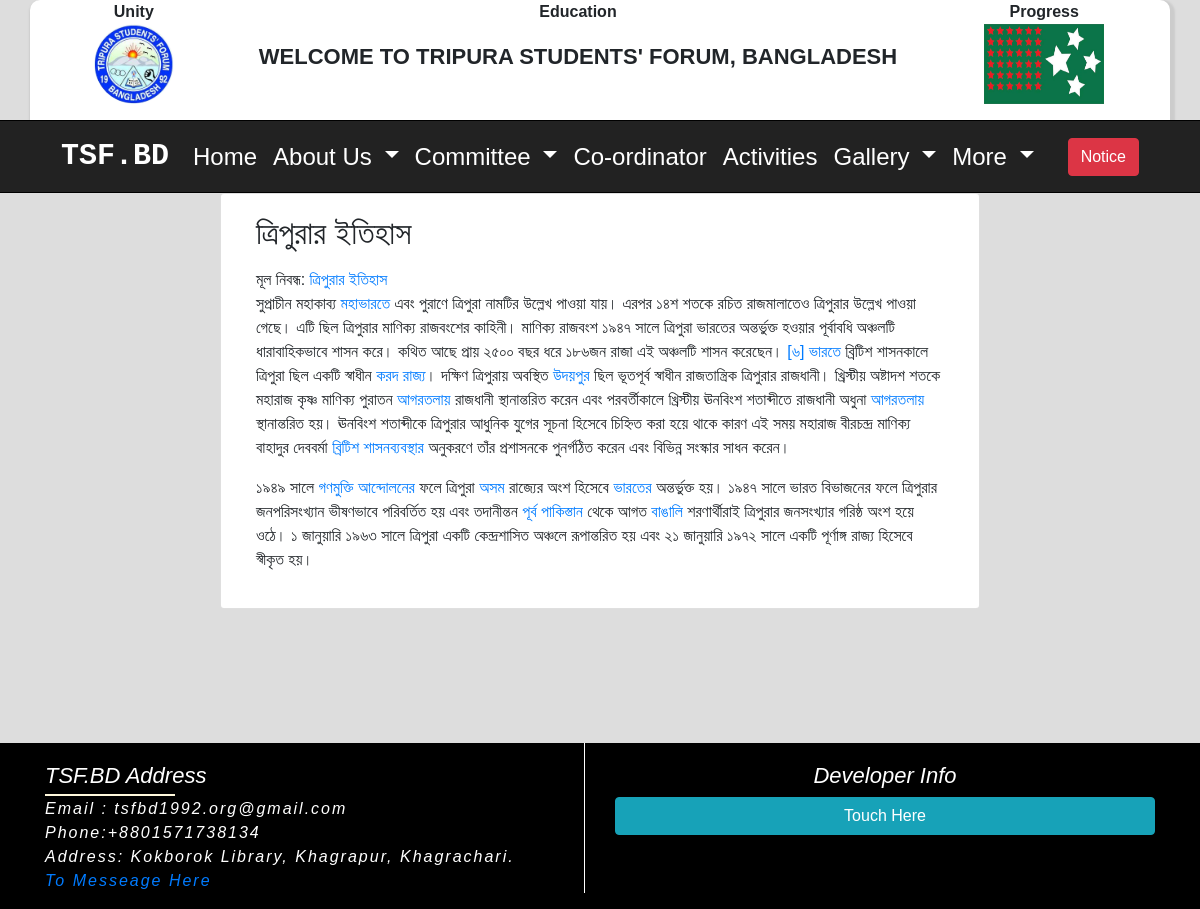
Page /about/1/ on the committed database.
### Home_app/models.py (models this page shows, shortened)
class TsfAboutSetting(models.Model):
    tsf_logo = models.ImageField(upload_to='tsf_logo', blank=True)
    tsf_flag = models.ImageField(upload_to='tsf_flag', blank=True)
    tsf_greeting = models.CharField(max_length=255, blank=True)
    country = models.CharField(max_length=255, blank=True)
    tsf_phone = models.CharField(max_length=255, blank=True)
    tsf_email = models.EmailField(max_length=255, blank=True)
    tsf_address = models.TextField(blank=True)
    tsf_about = models.TextField(blank=True)
    tsf_president_name = models.CharField(max_length=255, blank=True)
    tsf_president_photo = models.ImageField(upload_to='president_photo')
    tsf_president_title = models.CharField(max_length=255, blank=True)
    tsf_president_about = models.TextField(blank=True)
    tsf_secretary_name = models.CharField(max_length=255, blank=True)
    tsf_secretary_photo = models.ImageField(upload_to='secretary_photo')
    tsf_secretary_title = models.CharField(max_length=255, blank=True)
    tsf_secretary_about = models.TextField(blank=True)
    tsf_fb_link = models.URLField(max_length=255, blank=True)
    tsf_twitter_link = models.URLField(max_length=255, blank=True)
    tsf_instagram_link = models.URLField(max_length=255, blank=True)
    tsf_linkdin_link = models.URLField(max_length=255, blank=True)
    tsf_youtube_link = models.URLField(max_length=255, blank=True)
    class Meta:
        verbose_name_plural = "TSF ABOUT"

### About_app/models.py (models this page shows, shortened)
class About(models.Model):
    category = models.ForeignKey(Category, on_delete=models.CASCADE)
    title = models.CharField(max_length=200)
    description = RichTextUploadingField()
    class Meta:
        verbose_name_plural = "About"

### About_app/views.py (the view)
# urls.py: path('about/<int:pk>/', views.about_category_details, name='about_detail')
def about_category_details(request, pk):
     categories = Category.objects.get( pk=pk)
     categories_details = About.objects.filter(category=categories)
     context = {'categories_details': categories_details,}
     return render(request, 'about_app/about.html', context)

### About_app/context_processors.py (called while the page is built)
def about_categories(request):
    about_categories = Category.objects.all()
    return {'about_categories': about_categories }

### Home_app/context_processors.py (called while the page is built)
def about_inform(request):
    about_inform = TsfAboutSetting.objects.first()
    return {'about_inform': about_inform}

def developer_info(request):
    developer_info = DeveloperInfo.objects.first()
    return {'developer_info': developer_info}

### templates/about_app/about.html
{% extends 'home/base.html' %}
{% load static %}
{% block body %}
<section style="min-height: 550px;">
<div class="container">
    <div class="row justify-content-center">
        <div class="col-md-8 card" style="min-height: 400px;">
            <div class="card-body">
                {% for detail in categories_details %}
                <h2>{{ detail.title }}</h2>
                <p>{{ detail.description|safe }}</p>
                {% endfor %}
            </div>
        </div>
    </div>
</div>
</section>
{% endblock %}

### templates/home/banner.html
{% load static %}
<section id="banner_section">
  <div class="container logoheder">
     <div class="tsf-logo-box">
       <p  class="dignity">Unity</p>
       <img src="{{ about_inform.tsf_logo.url }}" alt="logo" class="tsf_logo_banner">
     </div>
     <div class="tsf-text-box">
       <p class="dignity">Education</p>
      <h3 class="banner_text">{{ about_inform.tsf_greeting}}, {{ about_inform.country}}</h3>
    </div>
    <div class="tsf-flag-box">
      <p  class="dignity">Progress</p>
      <img src="{{ about_inform.tsf_flag.url}}" alt="flag" class="tsf_flag_banner">
    </div>
    </div>
    </section>

### templates/home/footer.html (shortened to what this page needs)
<div class="container">
    <div class="row">
       <div class="col-md-6">
   <div class="side_left">
    <ul class="footer_list">
      <h2 class="Tsf_info">TSF.BD Address </h2>
       <li class="tsf_email"> Email : {{ about_inform.tsf_email }}</li>
       <li> Phone:{{ about_inform.tsf_phone }}</li>
       <li> Address: {{ about_inform.tsf_address }}</li>
       <li> <a href="{% url 'contact' %}">To Messeage Here</a></li>
     </ul>
   </div>
       </div>
       <div class="col-md-6">
<div class="footer_list">
  <h2 class="developer_title">Developer Info</h2>
<button type="button" class="btn btn-info btn-block" data-toggle="modal" data-target="#exampleModalCenter">
Touch Here
</button>
</div>
            </div>
    </div>
</div>

### Home_app/static/css/home.css (style rules this page uses)
* { margin: 0; padding: 0; }
body { font-family: 'Poppins', sans-serif; }
.logoheder { height: 120px; background: #fff; overflow: hidden; border-radius:10px 10px 0px 0px; box-shadow: 2px 3px 2px 3px #ccc; }
.dignity { margin: 0; padding: 0; text-align: center; text-transform: capitalize; font-weight: bold; }
.tsf-logo-box { text-align: center; float: left; width: 16%; }
.tsf_logo_banner { height: 80px; width: 80px; border-radius: 50%; }
.tsf-text-box { margin-left: -22px; text-align: center; width: 68%; float: left; }
.tsf_flag_banner { height: 80px; width: 120px; }
.tsf-flag-box { text-align: center; float: left; width: 16%; }
.banner_text { margin-top: 20px; font-weight: bold; text-transform: uppercase; font-size: 22px; }

### Home_app/static/css/footer.css (style rules this page uses)
.footer_list { padding-top: 20px; }
.side_left { border-right: 1px solid #fff; }
.footer_list li { font-size: 16px; letter-spacing: 2px; font-style: italic; list-style: none; color: #fff; }
.tsf_email { font-size: 16px; font-style: italic; }
.developer_title { text-align: center; color: #fff!important; font-size: 22px; font-style: italic; }
.Tsf_info { color: #fff; font-size: 22px; font-style: italic; position: relative; }
.Tsf_info::after { position: absolute; content: ''; height: 2px; width: 130px; display: block; margin-top: 5px; background: cornsilk; }

### rows in the picture
TsfAboutSetting: tsf_logo (picture), tsf_greeting "WELCOME TO TRIPURA STUDENTS' FORUM", country "BANGLADESH", tsf_flag (picture), tsf_email "tsfbd1992.org@gmail.com", tsf_phone "+8801571738134", tsf_address "Kokborok Library, Khagrapur, Khagrachari."
About: title "ত্রিপুরার ইতিহাস", description "মূল নিবন্ধ: ত্রিপুরার ইতিহাস সুপ্রাচীন মহাকাব্য মহাভারতে এবং পুরাণে ত্রিপুরা নামটির উল্লেখ পাওয়া যায়। এরপর ১৪শ শতকে রচিত রাজমালাতেও ত্রিপুরার উল্লেখ পাওয়া গেছে। এটি ছিল ত্রিপুরার মাণিক্য রাজবংশের কাহিনী। মাণিক্য রাজবংশ ১৯৪৭ সালে ত্রিপুরা ভারতের অন্তর্ভুক্ত হওয়ার পূর্বাবধি অঞ্চলটি ধারাবাহিকভাবে শাসন করে। কথিত আছে প্রায় ২৫০০ বছর ধরে ১৮৬জন রাজা এই অঞ্চলটি শাসন করেছেন। [৬] ভারতে ব্রিটিশ শাসনকালে ত্রিপুরা ছিল একটি স্বাধীন করদ রাজ্য । দক্ষিণ ত্রিপুরায় অবস্থিত উদয়পুর ছিল ভূতপূর্ব স্বাধীন রাজতান্ত্রিক ত্রিপুরার রাজধানী। খ্রিস্টীয় অষ্টাদশ শতকে মহারাজ কৃষ্ণ মাণিক্য পুরাতন আগরতলায় রাজধানী স্থানান্তরিত করেন এবং পরবর্তীকালে খ্রিস্টীয় ঊনবিংশ শতাব্দীতে রাজধানী অধুনা আগরতলায় স্থানান্তরিত হয়।…"
